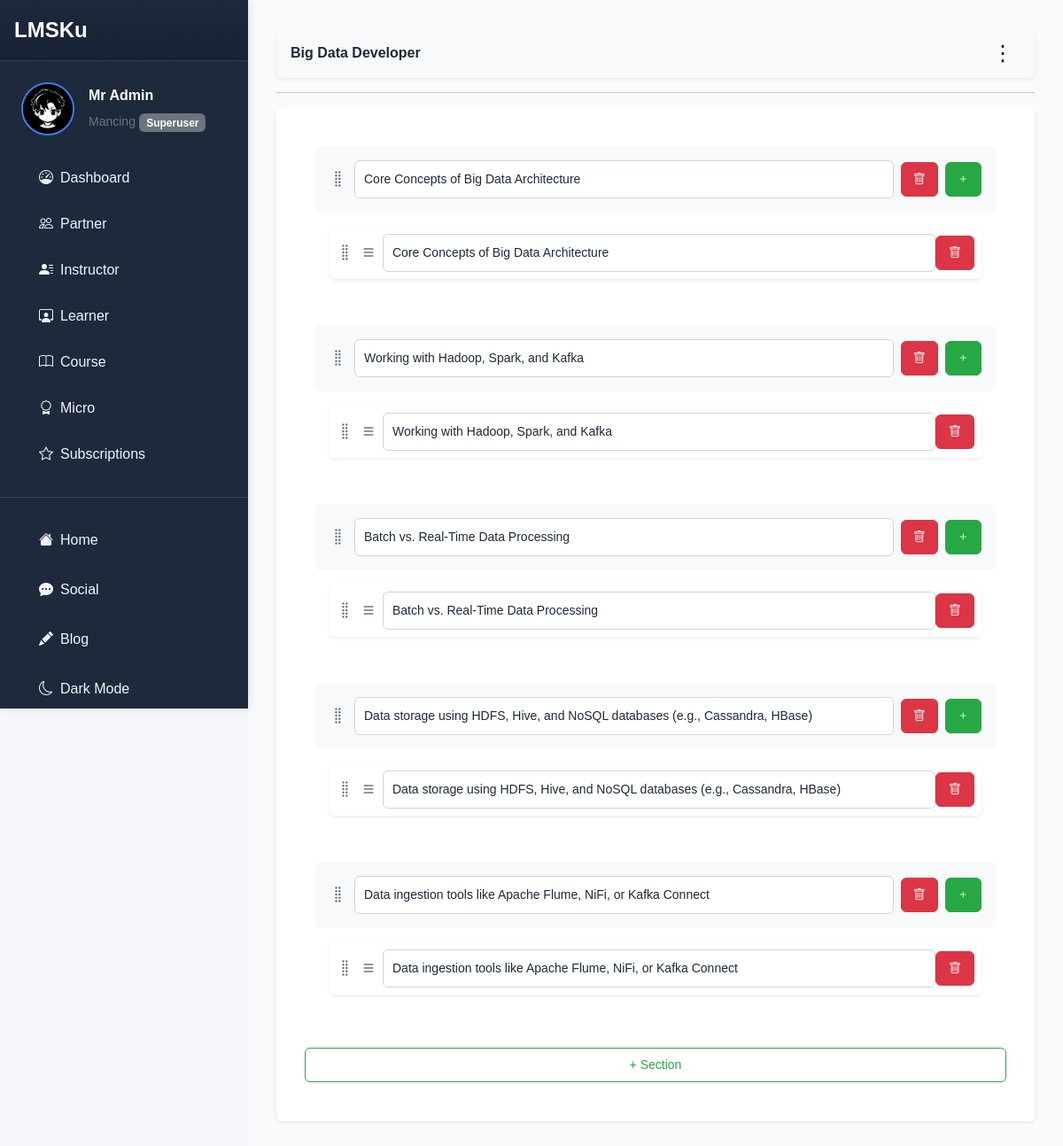
The page /studio/3 (signed in) on the database as committed earlier.
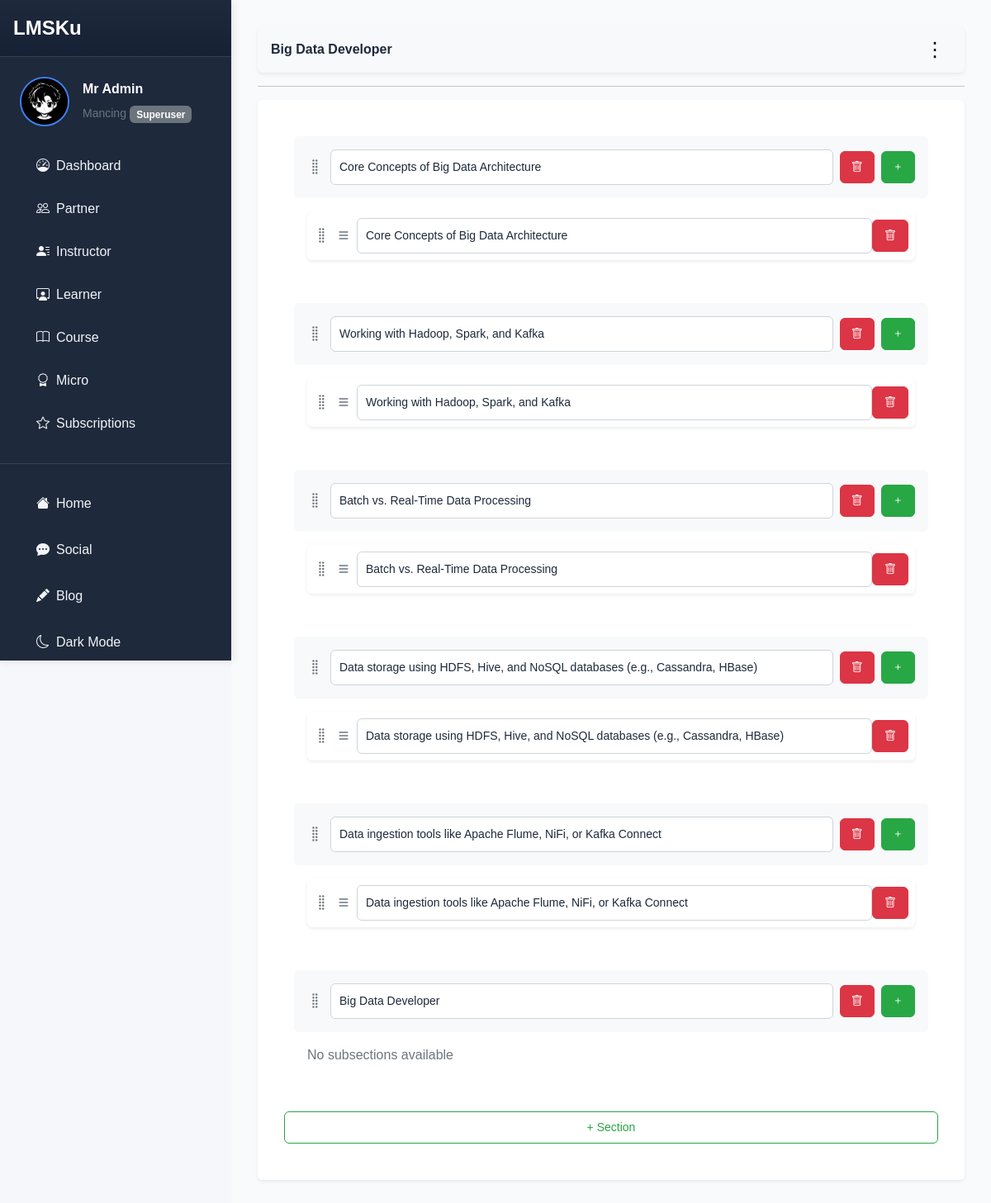
The same page on the database as committed later.
### courses/models.py (models this page shows)
class Section(models.Model):
    parent = models.ForeignKey('self', related_name='children', on_delete=models.CASCADE, blank = True, null=True)
    title = models.CharField(max_length=100)
    slug = AutoSlugField(populate_from='title', unique=True, null=False)
    created_at = models.DateTimeField(auto_now_add=True)
    courses=models.ForeignKey(Course,on_delete=models.CASCADE,related_name='sections')
    order = models.PositiveIntegerField(default=0)  # Field untuk menyimpan urutan
    def __str__(self):
        return self.title
    class Meta:
        ordering = ['order']
        unique_together = ('slug', 'parent',)
        verbose_name_plural = "section"
    def __str__(self):
        full_path = [self.title]
        k = self.parent
        while k is not None:
            full_path.append(k.title)
            k = k.parent
        return ' -> '.join(full_path[::-1])

### courses/views.py (the view)
# urls.py: path("studio/<str:id>", views.studio, name= "studio"),
def studio(request, id):
    if not request.user.is_authenticated:
        return redirect("/login/?next=%s" % request.path)
    user = request.user
    course = None
    if request.user.is_superuser:
        course = get_object_or_404(Course, id=id)
    elif user.is_partner:
        course = get_object_or_404(Course, id=id, org_partner__user_id=user.id)
    elif user.is_instructor:
        course = get_object_or_404(Course, id=id, instructor__user_id=user.id)
    if not course:
        return redirect('/courses')
    section = Section.objects.filter(
    parent=None, courses=course
).prefetch_related('materials', 'assessments')  # Add all necessary relationships
    return render(request, 'courses/course_detail.html', {'course': course, 'section': section})

### authentication/context_processors.py (called while the page is built)
def search_history_context(request):
    search_history = []
    if request.user.is_authenticated:
        search_history = SearchHistory.objects.filter(user=request.user).order_by('-search_date')[:10]
    else:
        cache_key = f"search_history_anonymous_{request.session.session_key or 'default'}"
        search_history = cache.get(cache_key, [])
    return {
        'search_history': search_history
    }

### templates/courses/course_detail.html (shortened to what this page needs)
{% extends 'home/tes.html' %}
{% block content %}
  {% include "courses/course_set.html" %}
  <hr>
  <fieldset class="field-card shadow-sm rounded">
    <div class="add-course-info p-4">
      <div id="sortable-sections">
        {% for i in section %}
          {% if not i.children.all and not i.materials.all and not i.assessments.all %}
            <div class="curriculum-grid mb-3" data-id="{{ i.id }}">
              <div class="curriculum-head d-flex align-items-center bg-light p-3 rounded">
                <i class="bi bi-grip-vertical me-2 drag-handle" style="cursor: grab;"></i>
                <input name="titleupsection" id="titleupsection-{{i.id}}" autocomplete="off" value="{{i.title}}" type="text" class="form-control modern-input me-2" />
                <a href="javascript:void(0);" class="btn btn-danger delete-btn-section me-2" data-id="{{ i.id }}"><i class="bi bi-trash"></i></a>
                <a href="javascript:void(0);" class="btn btn-success" data-id="{{i.id}}" data-bs-toggle="modal" data-bs-target="#exampleModal-{{i.id}}"><i class="bi bi-plus"></i></a>
              </div>
              <div class="curriculum-info p-3">
                <div id="accordion-one">
                  <p class="text-muted">No subsections available</p>
                </div>
              </div>
            </div>
          {% else %}
            <div class="curriculum-grid mb-3" data-id="{{ i.id }}">
              <div class="curriculum-head d-flex align-items-center bg-light p-3 rounded">
                <i class="bi bi-grip-vertical me-2 drag-handle" style="cursor: grab;"></i>
                <input name="titleupsection" value="{{i.title}}" id="titleupsection-{{i.id}}" type="text" class="form-control modern-input me-2" />
                <a href="javascript:void(0);" class="btn btn-danger delete-btn-section me-2 btn-sm" data-id="{{ i.id }}"><i class="bi bi-trash"></i></a>
                <a href="javascript:void(0);" class="btn btn-success btn-sm" data-id="{{i.id}}" data-bs-toggle="modal" data-bs-target="#newModal-{{i.id}}"><i class="bi bi-plus"></i></a>
              </div>
              <div class="curriculum-info p-3">
                <div id="accordion-one" class="accordion">
                  <div class="sortable-subsections" data-parent-id="{{ i.id }}">
                    {% for obj in i.children.all %}
                      {% if not obj.children.all %}
                        <div class="faq-grid" data-id="{{ obj.id }}">
                          <div class="faq-header d-flex align-items-center bg-white p-2 rounded shadow-sm mb-2">
                            <i class="bi bi-grip-vertical me-2 drag-handle" style="cursor: grab;"></i>
                            <a class="collapsed faq-collapse flex-grow-1 d-flex align-items-center" data-bs-toggle="collapse" href="#collapse-{{obj.id}}" aria-expanded="false">
                              <i class="bi bi-list me-2"></i>
                              <input name="titlepusection" value="{{obj.title}}" id="titlepusection-{{obj.id}}" type="text" class="form-control modern-input" />
                            </a>
                            <div class="faq-right d-flex">
                              <a href="javascript:void(0);" class="btn btn-danger delete-btn-section btn-sm" data-id="{{ obj.id }}"><i class="bi bi-trash"></i></a>
                            </div>
                          </div>
                        </div>
                      {% endif %}
                    {% endfor %}
                  </div>
                </div>
              </div>
            </div>
          {% endif %}
        {% endfor %}
      </div>
      <div class="row widget-btn mt-4">
        <button type="button" class="btn btn-outline-success" data-bs-toggle="modal" data-bs-target="#exampleModal-{{course.id}}">+ Section</button>
      </div>
    </div>
  </fieldset>
{% endblock %}

Rows that differ between the two databases and show on the page:
added Section: titleupsection "Big Data Developer"
